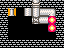

The image is a tile-based game level rendered from a .tmx file. Its description and complete source (layers, tilesets, objects, tile grids) follow:
An orthogonal 8x6 tile map with 8x8 px tiles, 1 tile layer (4).

<map version="1.2" tiledversion="1.3.3" orientation="orthogonal" renderorder="right-down" width="8" height="6" tilewidth="8" tileheight="8" infinite="0" nextlayerid="2" nextobjectid="1">
 <tileset firstgid="1" source="tileset.tsx" />
 <layer id="1" name="4" width="8" height="6">
  <data encoding="csv">
1,1,1,1,4,1,1,1,
1,2,0,5,5,8,7,1,
1,0,0,0,15,8,10,1,
1,0,0,0,0,0,10,1,
1,0,0,0,0,0,0,1,
1,1,1,1,1,1,1,1
</data>
 </layer>
</map>
